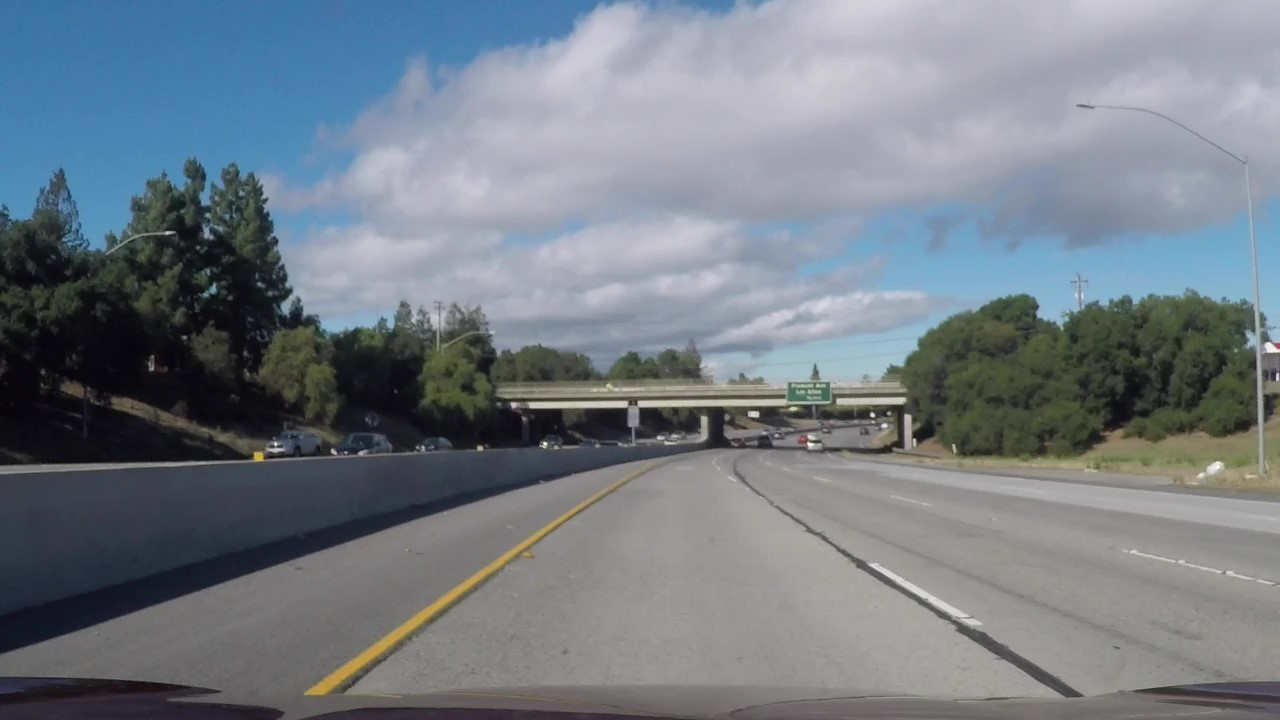
#> input picture test_images/challenge_1.jpg, 1280 x 720 px, given in place of straight_lines1.jpg, which was not available
$ jupyter execute --allow-errors Perspective_change_draft.ipynb   (text cells are left out)
#> lines starting #> are read from the running program, lines starting #| are printed output that depends on the picture; pictures that were not available may be replaced by others from this repository, and a replacement may not be noted
### code/scripts/my_camera_cal.py
import numpy as np
import cv2
import glob
import matplotlib.pyplot as plt
from pathlib import Path
import pickle


# directory:  the directory where the callibration images are
# nx,ny the number of points inside the chess board
# [56 lines left out: functions find_points, undistort, saveValuesToUndistort, not called in this run]

def readValuesToUndistort(filename):
#> called with filename = 'config/myvalues_to_undistort.p'
    dist_pickle=pickle.load( open( filename, "rb" ) )
#> (reads code/config/myvalues_to_undistort.p from the repository)
    mtx=dist_pickle["mtx"]
    dist=dist_pickle["dist"]
    return mtx,dist

# [27 lines left out: functions unwarp, image_perspective, not called in this run]

### code/scripts/my_pipeline.py
import numpy as np
import cv2
import matplotlib.pyplot as plt
import matplotlib.image as mpimg


#WARNING:  These imports have to be done with scripts because they are being called from code.
from scripts.my_color_thresh import HLScolor_thresh

from scripts.my_sobel_thresh import abs_sobel_thresh
from scripts.my_sobel_thresh import mag_thresh
from scripts.my_sobel_thresh import dir_threshold

def pipeline(img, channel='s', color_thresh=(110, 255), orient='x',sobel_thresh=(20, 100)):

    # We are considering here only X and Y abs sobel threshold.

    grad_sobel = abs_sobel_thresh(img, orient=orient, thresh=sobel_thresh)

    #binary_color=HLScolor_thresh(img,channel,color_thresh)
    binary_color=HLScolor_thresh(img,channel=channel,thresh=color_thresh)

    # Stack each channel
    color_binary = np.dstack(( np.zeros_like(grad_sobel), grad_sobel, binary_color)) * 255
    #print(color_binary.shape)

    #Then combine them
    # Combine the two binary thresholds
    combined_binary = np.zeros_like(grad_sobel)
    combined_binary[(binary_color == 1) | (grad_sobel == 1)] = 1

    return color_binary, combined_binary

### code/OLD2/Perspective_change_draft.ipynb
[cell 1]
import numpy as np
import cv2
import matplotlib.pyplot as plt
import matplotlib.image as mpimg

import glob

[cell 2]
from scripts.my_camera_cal import readValuesToUndistort
from scripts.my_camera_cal import unwarp

from scripts.my_pipeline import pipeline

[cell 3]
mtx,dist=readValuesToUndistort("config/myvalues_to_undistort.p")

[cell 4]
# Make a list of calibration images
images = glob.glob('../test_images/*.jpg')
print(images)

[cell 5]
# Read in an image
image = mpimg.imread('../test_images/straight_lines1.jpg')
#> image is the input picture: shape (720, 1280, 3); mean R, G, B 116.2, 124.4, 132.9
print(image.shape)
#| (720, 1280, 3)

#undistort it
dst = cv2.undistort(image, mtx, dist, None, mtx)
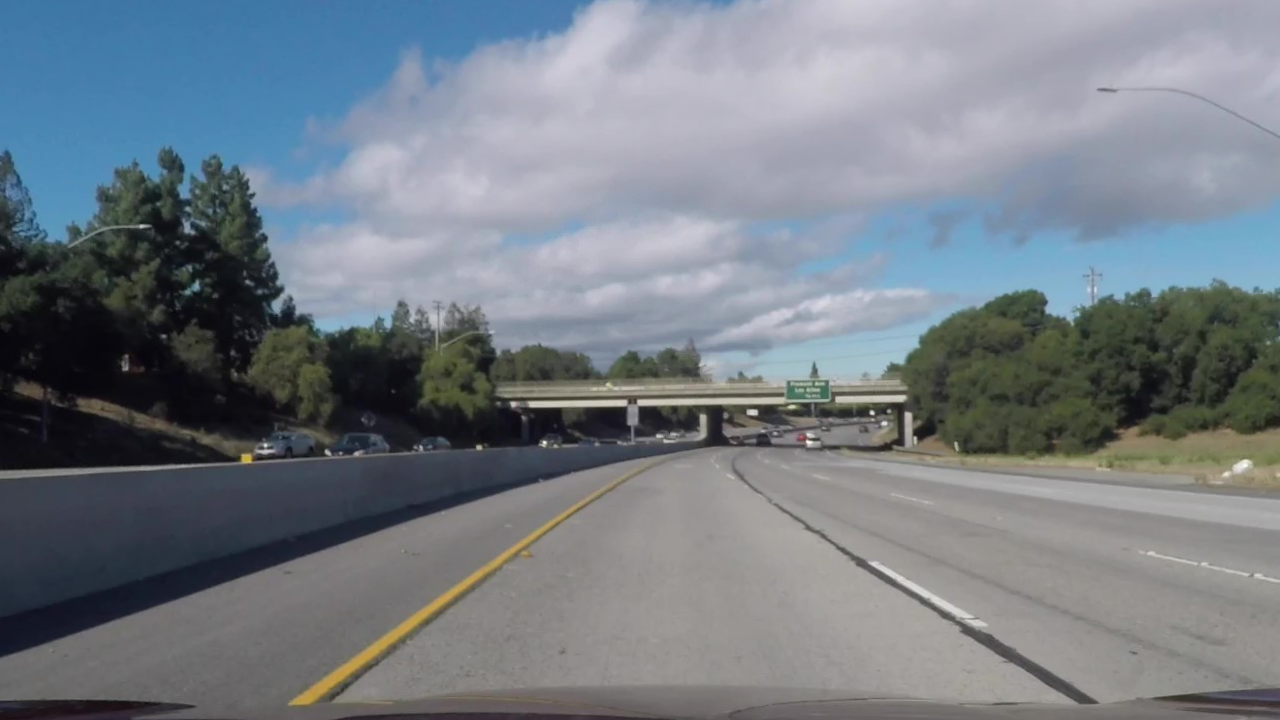
#> dst: shape (720, 1280, 3); mean R, G, B 117, 125, 133
print(dst.shape)
#| (720, 1280, 3)

[cell 6]
# Plot the result
f, (ax1, ax2) = plt.subplots(1, 2, figsize=(24, 9))
f.tight_layout()
ax1.imshow(image)
ax1.set_title('Original Image', fontsize=50)
ax2.imshow(dst)
ax2.set_title('Undistorted Image', fontsize=50)
plt.subplots_adjust(left=0., right=1, top=0.9, bottom=0.)
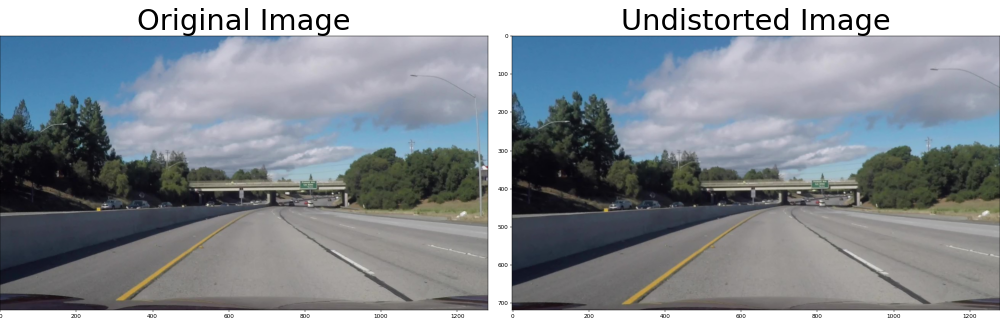
#> figure drawn by matplotlib, 2 panels

#> (a cell that did not finish here is left out)


[cell 8]
# Plot the result
f, (ax1, ax2) = plt.subplots(1, 2, figsize=(24, 9))
f.tight_layout()
ax1.imshow(dst)
ax1.set_title('Undistorted Image', fontsize=50)
#> (the rest of this cell did not finish here and is left out)

#> (a cell that did not finish here is left out)

[cell 10]
puntos= [(580, 460), (202, 720), (1110, 720), (703, 460)]
puntos.append(puntos[0])
xs, ys = zip(*puntos) #create lists of x and y values
coord=  [(320, 0), (320, 720), (960, 720), (960, 0)]
coord.append(coord[0])
x2s,y2s= zip(*coord)
coord2=  [(336, 0), (336, 720), (976, 720), (976, 0)]
coord2.append(coord2[0])
x3s,y3s= zip(*coord2)

exp_image=dst.copy()
plt.figure(figsize=(20,10))
plt.plot(xs,ys,color='green',linewidth=2)
plt.plot(x2s,y2s,color='red',linewidth=2)
plt.plot(x3s,y3s,color='blue',linewidth=2)
#plt.scatter([580,205,1110,703],[460,720,720,460],color='red')
#plt.plot([580,205,1110,703],[460,720,720,460],color='green')
#plt.plot(left_fitx, ploty, color='green', linewidth=3)
plt.imshow(exp_image)
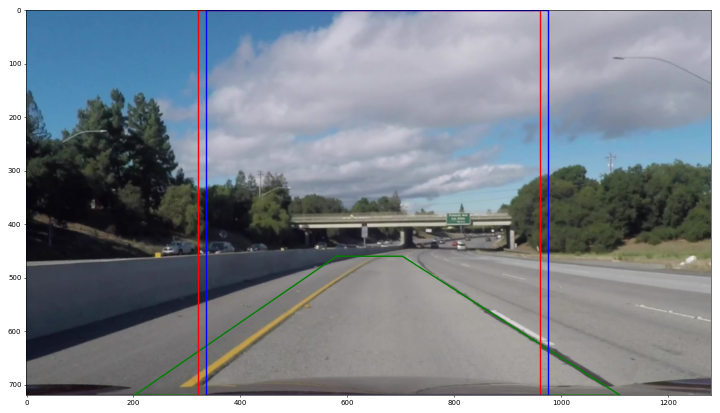
#> figure drawn by matplotlib, 1 panel

[cell 11]
exp_image2=dst.copy()
plt.figure(figsize=(20,10))
plt.plot([579,581,935,934],[278,517,499,321],color='green')
#plt.plot(left_fitx, ploty, color='green', linewidth=3)
plt.imshow(exp_image2)

#src=np.float32([ [579,278],[581,517],[935,499],[934,321]  ])
#dst = np.float32([[580,276],[580,518],[940,518],[940,276]])
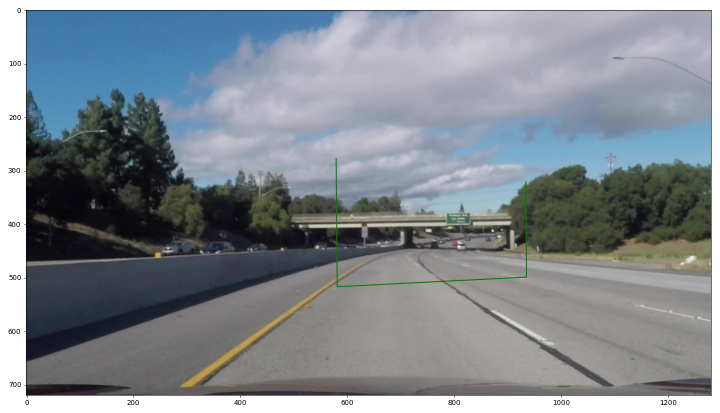
#> figure drawn by matplotlib, 1 panel
